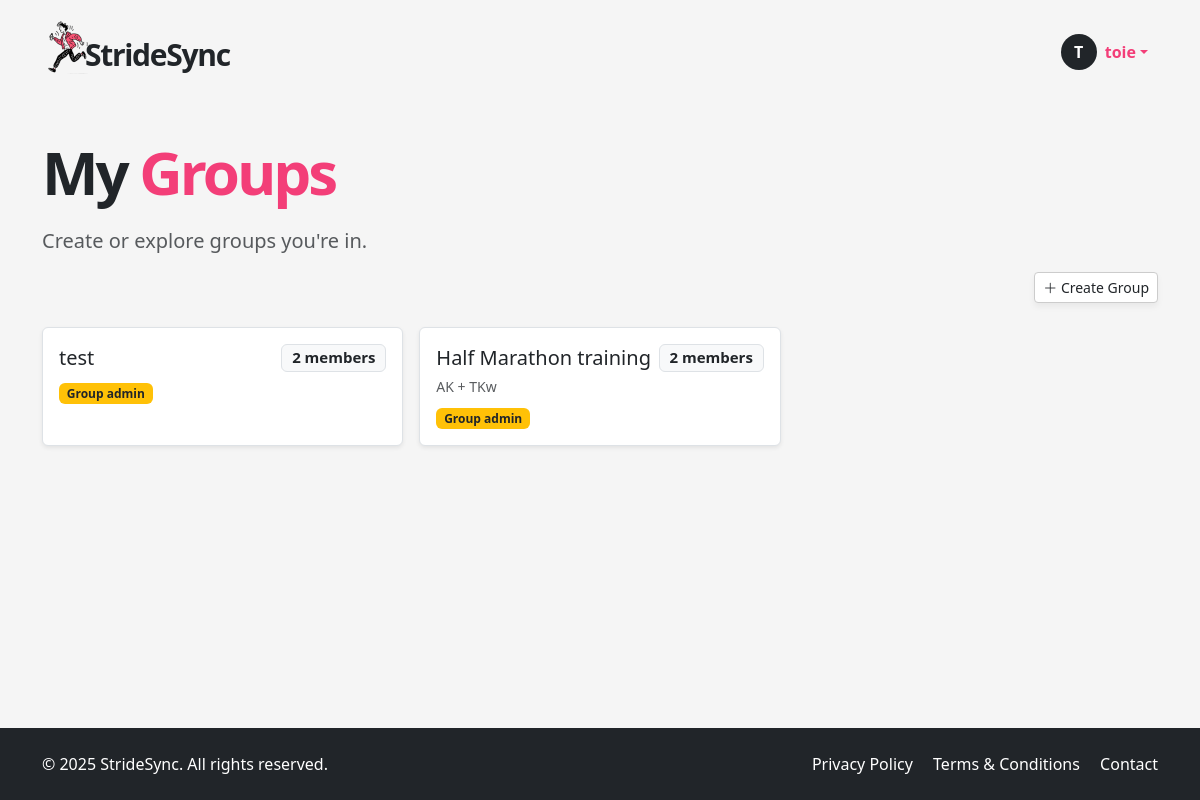
/my-groups (signed in), run on an earlier commit of the app's database.
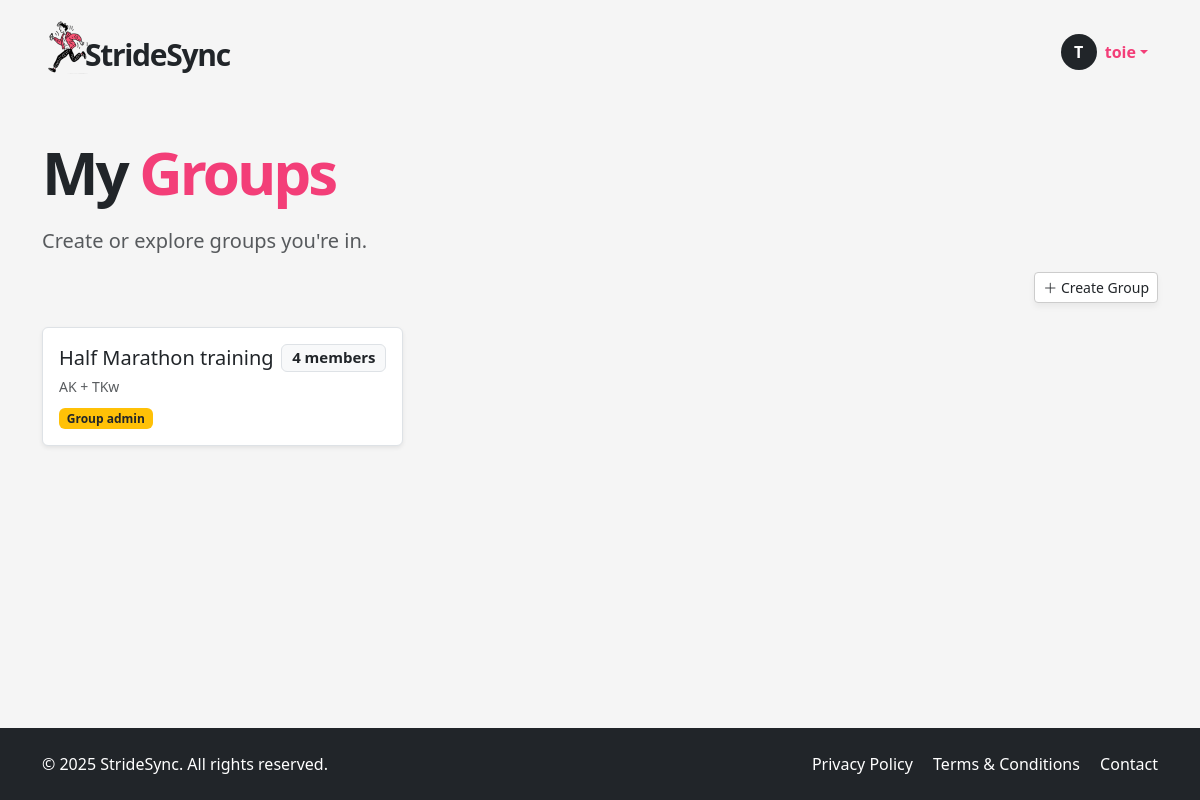
And on a later commit of the database.
### app/models.py (models this page shows, shortened)
class Group(db.Model):
    __tablename__ = "groups"
    id = sa.Column(sa.Integer, primary_key=True)
    name = sa.Column(sa.String(100), unique=True, nullable=False)
    description = sa.Column(sa.Text)
    members = so.relationship("User", secondary=user_groups, back_populates="groups")
    admins = so.relationship("User", secondary=group_admins, back_populates="admin_of_groups")
    runs = so.relationship("Run", secondary=run_groups, back_populates="groups")
    invites = so.relationship("GroupInvite", back_populates="group", cascade="all, delete-orphan")

### app/routes.py (the view)
@app.route('/my-groups')
@login_required
def my_groups():
    sorted_groups = sorted(current_user.groups, key=lambda g: g.id, reverse=True)
    pending_invites = db.session.scalars(
        sa.select(GroupInvite).where(GroupInvite.email == current_user.email)
    ).all()
    create_group_form = CreateGroupForm()
    dummy_form = DummyForm()
    return render_template(
        "my_groups.html",
        groups=sorted_groups,
        pending_invites=pending_invites,
        create_group_form=create_group_form,
        dummy_form=dummy_form
    )

### app/models.py (called while the page is built)
@login.user_loader
def load_user(id):
    return db.session.get(User, int(id))

### app/templates/my_groups.html (shortened to what this page needs)
{% extends "base.html" %}
{% block content %}
<section class="py-5">
  <div class="container">
    <h1 class="display-4 fw-bold mb-4 hero-title">My <span>Groups</span></h1>
    <p class="lead text-muted">Create or explore groups you're in.</p>
    <div class="d-flex justify-content-end mb-4">
      <button class="btn btn-soft btn-sm" data-bs-toggle="modal" data-bs-target="#createGroupModal">
        <i class="bi bi-plus-lg"></i> Create Group
      </button>
    </div>
    {% if groups %}
    <div class="row g-3">
      {% for group in groups %}
      <div class="col-md-4">
        <div class="border rounded p-3 bg-white h-100 shadow-sm position-relative">
          <h5 class="mb-1 d-flex justify-content-between align-items-center">
            {{ group.name }}
            <span class="badge bg-light text-dark border">
              {{ group.members|length }} member{{ 's' if group.members|length != 1 else '' }}
            </span>
          </h5>
          <p class="small text-muted mb-2">{{ group.description[:80] }}</p>
          {% if group in current_user.admin_of_groups %}
            <span class="badge bg-warning text-dark">Group admin</span>
          {% endif %}
        </div>
      </div>
      {% endfor %}
    </div>
    {% else %}
      <p class="text-muted">You're not in any groups yet.</p>
    {% endif %}
  </div>
</section>
{% endblock %}

What changed in the data, as far as the page shows it:
removed Group: name "test", members|length "2", members "s"
computed for Group "Half Marathon training": members|length "2" → "4"
